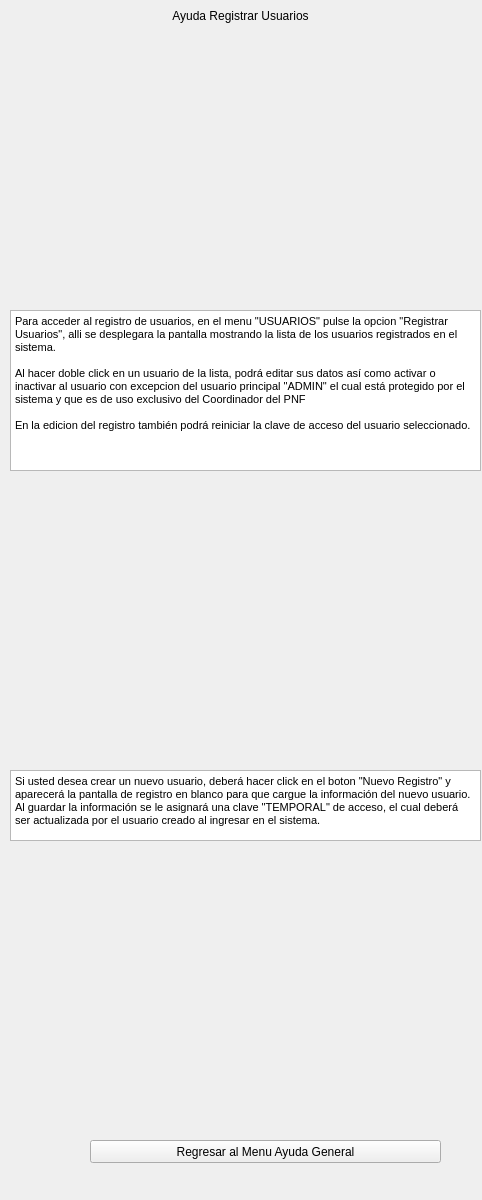
     <widget class="QWidget" name="scrollAreaWidgetContents_2">
      <property name="geometry">
       <rect>
        <x>0</x>
        <y>-691</y>
        <width>482</width>
        <height>1200</height>
       </rect>
      </property>
      <property name="minimumSize">
       <size>
        <width>0</width>
        <height>1200</height>
       </size>
      </property>
      <widget class="QLabel" name="label_3">
       <property name="geometry">
        <rect>
         <x>10</x>
         <y>40</y>
         <width>471</width>
         <height>261</height>
        </rect>
       </property>
       <property name="text">
        <string/>
       </property>
       <property name="pixmap">
        <pixmap>img/Lista_usuarios.jpg</pixmap>
       </property>
       <property name="scaledContents">
        <bool>true</bool>
       </property>
      </widget>
      <widget class="QTextBrowser" name="textBrowser">
       <property name="geometry">
        <rect>
         <x>10</x>
         <y>310</y>
         <width>471</width>
         <height>161</height>
        </rect>
       </property>
       <property name="html">
        <string>&lt;!DOCTYPE HTML PUBLIC &quot;-//W3C//DTD HTML 4.0//EN&quot; &quot;http://www.w3.org/TR/REC-html40/strict.dtd&quot;&gt;
&lt;html&gt;&lt;head&gt;&lt;meta name=&quot;qrichtext&quot; content=&quot;1&quot; /&gt;&lt;style type=&quot;text/css&quot;&gt;
p, li { white-space: pre-wrap; }
&lt;/style&gt;&lt;/head&gt;&lt;body style=&quot; font-family:'MS Shell Dlg 2'; font-size:8.25pt; font-weight:400; font-style:normal;&quot;&gt;
&lt;p style=&quot; margin-top:0px; margin-bottom:0px; margin-left:0px; margin-right:0px; -qt-block-indent:0; text-indent:0px;&quot;&gt;Para acceder al registro de usuarios, en el menu &amp;quot;USUARIOS&amp;quot; pulse la opcion &amp;quot;Registrar Usuarios&amp;quot;, alli se desplegara la pantalla mostrando la lista de los usuarios registrados en el sistema.&lt;/p&gt;
&lt;p style=&quot;-qt-paragraph-type:empty; margin-top:0px; margin-bottom:0px; margin-left:0px; margin-right:0px; -qt-block-indent:0; text-indent:0px;&quot;&gt;&lt;br /&gt;&lt;/p&gt;
&lt;p style=&quot; margin-top:0px; margin-bottom:0px; margin-left:0px; margin-right:0px; -qt-block-indent:0; text-indent:0px;&quot;&gt;Al hacer doble click en un usuario de la lista, podrá editar sus datos así como activar o inactivar al usuario con excepcion del usuario principal &amp;quot;ADMIN&amp;quot; el cual está protegido por el sistema y que es de uso exclusivo del Coordinador del PNF&lt;/p&gt;
&lt;p style=&quot;-qt-paragraph-type:empty; margin-top:0px; margin-bottom:0px; margin-left:0px; margin-right:0px; -qt-block-indent:0; text-indent:0px;&quot;&gt;&lt;br /&gt;&lt;/p&gt;
&lt;p style=&quot; margin-top:0px; margin-bottom:0px; margin-left:0px; margin-right:0px; -qt-block-indent:0; text-indent:0px;&quot;&gt;En la edicion del registro también podrá reiniciar la clave de acceso del usuario seleccionado.&lt;/p&gt;
&lt;p style=&quot;-qt-paragraph-type:empty; margin-top:0px; margin-bottom:0px; margin-left:0px; margin-right:0px; -qt-block-indent:0; text-indent:0px;&quot;&gt;&lt;br /&gt;&lt;/p&gt;
&lt;p style=&quot;-qt-paragraph-type:empty; margin-top:0px; margin-bottom:0px; margin-left:0px; margin-right:0px; -qt-block-indent:0; text-indent:0px;&quot;&gt;&lt;br /&gt;&lt;/p&gt;&lt;/body&gt;&lt;/html&gt;</string>
       </property>
      </widget>
      <widget class="QLabel" name="label_4">
       <property name="geometry">
        <rect>
         <x>10</x>
         <y>490</y>
         <width>471</width>
         <height>271</height>
        </rect>
       </property>
       <property name="text">
        <string/>
       </property>
       <property name="pixmap">
        <pixmap>img/Actualiza_Registro_Usuarios.jpg</pixmap>
       </property>
       <property name="scaledContents">
        <bool>true</bool>
       </property>
      </widget>
      <widget class="QLabel" name="lblTitulo_6">
       <property name="geometry">
        <rect>
         <x>0</x>
         <y>0</y>
         <width>481</width>
         <height>31</height>
        </rect>
       </property>
       <property name="text">
        <string>Ayuda Registrar Usuarios</string>
       </property>
       <property name="alignment">
        <set>Qt::AlignCenter</set>
       </property>
      </widget>
      <widget class="QTextBrowser" name="textBrowser_2">
       <property name="geometry">
        <rect>
         <x>10</x>
         <y>770</y>
         <width>471</width>
         <height>71</height>
        </rect>
       </property>
       <property name="html">
        <string>&lt;!DOCTYPE HTML PUBLIC &quot;-//W3C//DTD HTML 4.0//EN&quot; &quot;http://www.w3.org/TR/REC-html40/strict.dtd&quot;&gt;
&lt;html&gt;&lt;head&gt;&lt;meta name=&quot;qrichtext&quot; content=&quot;1&quot; /&gt;&lt;style type=&quot;text/css&quot;&gt;
p, li { white-space: pre-wrap; }
&lt;/style&gt;&lt;/head&gt;&lt;body style=&quot; font-family:'MS Shell Dlg 2'; font-size:8.25pt; font-weight:400; font-style:normal;&quot;&gt;
&lt;p style=&quot; margin-top:0px; margin-bottom:0px; margin-left:0px; margin-right:0px; -qt-block-indent:0; text-indent:0px;&quot;&gt;Si usted desea crear un nuevo usuario, deberá hacer click en el boton &amp;quot;Nuevo Registro&amp;quot; y aparecerá la pantalla de registro en blanco para que cargue la información del nuevo usuario. Al guardar la información se le asignará una clave &amp;quot;TEMPORAL&amp;quot; de acceso, el cual deberá ser actualizada por el usuario creado al ingresar en el sistema.&lt;/p&gt;&lt;/body&gt;&lt;/html&gt;</string>
       </property>
      </widget>
      <widget class="QLabel" name="label_13">
       <property name="geometry">
        <rect>
         <x>10</x>
         <y>850</y>
         <width>471</width>
         <height>271</height>
        </rect>
       </property>
       <property name="text">
        <string/>
       </property>
       <property name="pixmap">
        <pixmap>img/Nuevo_Registro_Usuarios.jpg</pixmap>
       </property>
       <property name="scaledContents">
        <bool>true</bool>
       </property>
      </widget>
      <widget class="QPushButton" name="btnRegresarMenuGeneral_5">
       <property name="geometry">
        <rect>
         <x>90</x>
         <y>1140</y>
         <width>351</width>
         <height>23</height>
        </rect>
       </property>
       <property name="text">
        <string>Regresar al Menu Ayuda General</string>
       </property>
      </widget>
     </widget>
